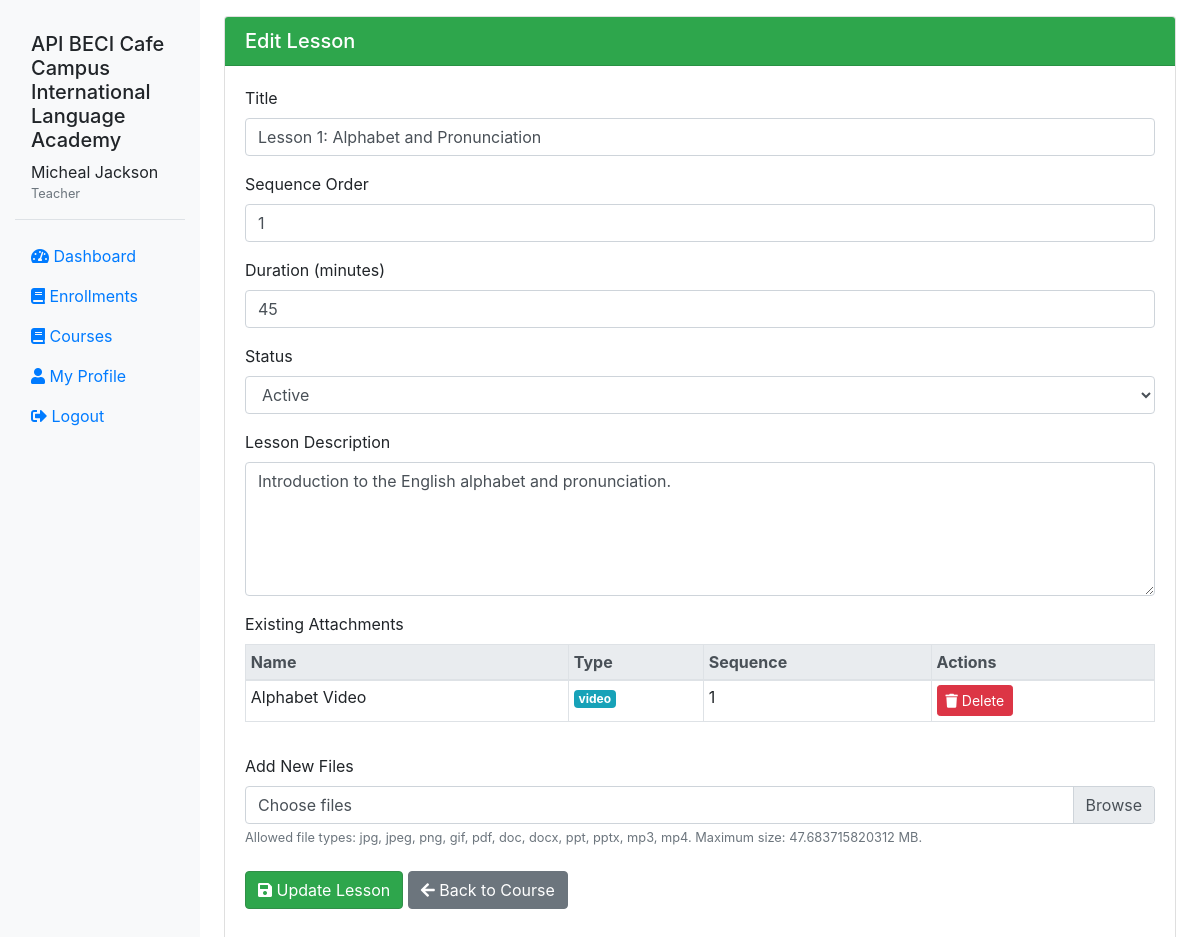
Screenshot of /teacher/editLesson.php?id=1 (signed in) with the database file from the repository.
### tables this page shows
CREATE TABLE `users` (
  `user_id` int(11) NOT NULL,
  `username` varchar(50) NOT NULL,
  `password` varchar(255) NOT NULL,
  `email` varchar(100) NOT NULL,
  `first_name` varchar(50) NOT NULL,
  `last_name` varchar(50) NOT NULL,
  `role` enum('admin','teacher','student','librarian') NOT NULL,
  `profile_picture` varchar(255) DEFAULT NULL,
  `bio` text DEFAULT NULL,
  `date_registered` datetime DEFAULT current_timestamp(),
  `last_login` datetime DEFAULT NULL,
  `status` enum('active','inactive','suspended') DEFAULT 'active',
  `reset_token` varchar(255) DEFAULT NULL,
  `reset_expires` datetime DEFAULT NULL
);

CREATE TABLE `lessons` (
  `lesson_id` int(11) NOT NULL,
  `course_id` int(11) NOT NULL,
  `title` varchar(100) NOT NULL,
  `content` text DEFAULT NULL,
  `sequence_order` int(11) NOT NULL,
  `duration` int(11) DEFAULT NULL COMMENT 'Duration in minutes',
  `status` enum('active','locked') DEFAULT 'active' COMMENT 'Locked lessons are hidden from students',
  `created_at` datetime DEFAULT current_timestamp(),
  `updated_at` datetime DEFAULT NULL ON UPDATE current_timestamp()
);

CREATE TABLE `lesson_content` (
  `content_id` int(11) NOT NULL,
  `lesson_id` int(11) NOT NULL,
  `content_type` enum('text','image','video','document','other') NOT NULL,
  `content_title` varchar(100) NOT NULL,
  `content_data` text DEFAULT NULL,
  `file_path` varchar(255) DEFAULT NULL,
  `sequence_order` int(11) NOT NULL,
  `uploaded_by` int(11) NOT NULL,
  `uploaded_at` datetime DEFAULT current_timestamp()
);

### includes/auth.php (called while the page is built, shortened)
<?php
require_once 'db.php';
require_once 'functions.php';
class Auth {
    public static function isLoggedIn() {
        return isset($_SESSION['user_id']);
    }
    public static function getCurrentUser() {
        $sql = "SELECT * FROM users WHERE user_id = :user_id";
        $user = db()->fetch($sql, ['user_id' => $_SESSION['user_id']]);
        if ($user) {
            unset($user['password']);
        }
        return $user;
    }
    public static function hasRole($roles) {
        $user = self::getCurrentUser();
        return $user['role'] === $roles;
    }
}

### includes/db.php (called while the page is built, shortened)
<?php
class Database {
    private $conn;
    private static $instance = null;
    private function __construct() {
        try {
            $this->conn = new PDO(
                "mysql:host=" . DB_HOST . ";dbname=" . DB_NAME . ";charset=utf8",
                DB_USER,
                DB_PASS,
                [
                    PDO::ATTR_ERRMODE => PDO::ERRMODE_EXCEPTION,
                    PDO::ATTR_DEFAULT_FETCH_MODE => PDO::FETCH_ASSOC,
                    PDO::ATTR_EMULATE_PREPARES => true
                ]
            );
        } catch (PDOException $e) {
            if (DEBUG_MODE) {
                die("Database Connection Error: " . $e->getMessage());
            } else {
                die("Database connection failed. Please try again later.");
            }
        }
    }
    public static function getInstance() {
        if (self::$instance === null) {
            self::$instance = new self();
        }
        return self::$instance;
    }
    public function query($sql, $params = []) {
        try {
            $stmt = $this->conn->prepare($sql);
            $stmt->execute($params);
            return $stmt;
        } catch (PDOException $e) {
            if (DEBUG_MODE) {
                die("Query Error: " . $e->getMessage() . " in query: " . $sql);
            } else {
                die("An error occurred while processing your request.");
            }
        }
    }
    public function fetch($sql, $params = []) {
        $stmt = $this->query($sql, $params);
        return $stmt->fetch();
    }
}
function db() {
    return Database::getInstance();
}

### includes/functions.php (called while the page is built, shortened)
<?php
require_once 'db.php';
require_once 'auth.php';
function executeQuerySingle($sql, $params = []) {
    $pdo = db()->getConnection();
    $stmt = $pdo->prepare($sql);
    $stmt->execute($params);
    return $stmt->fetch(PDO::FETCH_ASSOC);
}
function executeQueryAll($sql, $params = []) {
    $pdo = db()->getConnection();
    $stmt = $pdo->prepare($sql);
    $stmt->execute($params);
    return $stmt->fetchAll(PDO::FETCH_ASSOC);
}
?>

### teacher/editLesson.php (the view, shortened to what this page needs)
<?php
require_once '../includes/db.php';
require_once '../includes/functions.php';
require_once '../includes/auth.php';
if (!Auth::isLoggedIn() || !Auth::hasRole('teacher')) {
    setFlashMessage('error', 'Unauthorized access');
    redirect('../user/login.php');
}
$lesson_id = (int) $_GET['id'];
$lesson = executeQuerySingle("SELECT * FROM lessons WHERE lesson_id = ?", [$lesson_id]);
$attachments = executeQueryAll("SELECT * FROM lesson_content WHERE lesson_id = ? ORDER BY sequence_order ASC", [$lesson_id]);
$course_id = $lesson['course_id'];
?>
<!DOCTYPE html>
<html>
<head>
    <link rel="stylesheet" href="https://stackpath.bootstrapcdn.com/bootstrap/4.5.2/css/bootstrap.min.css">
    <link rel="stylesheet" href="https://cdnjs.cloudflare.com/ajax/libs/font-awesome/5.15.1/css/all.min.css">
    <link rel="stylesheet" href="../public/assets/style.css">
</head>
<body>
    <div class="container-fluid">
        <div class="row">
            <?php include '../includes/sidebar.php'; ?>
            <main class="col-md-9 ms-sm-auto col-lg-10 px-md-4">
                <div class="d-flex justify-content-between flex-wrap flex-md-nowrap align-items-center pt-3 pb-2 mb-3 border-bottom">
                    <div class="card mb-4 w-100">
                        <div class="card-header bg-primary text-white">
                            <h5 class="mb-0">Edit Lesson</h5>
                        </div>
                        <div class="card-body">
                            <form action="" method="POST" enctype="multipart/form-data">
                                <div class="form-group">
                                    <label>Title</label>
                                    <input type="text" name="title" value="<?= htmlspecialchars($lesson['title']) ?>" class="form-control" required>
                                </div>
                                <div class="form-group">
                                    <label>Sequence Order</label>
                                    <input type="number" name="sequence_order" value="<?= $lesson['sequence_order'] ?>" class="form-control" required>
                                </div>
                                <div class="form-group">
                                    <label>Duration (minutes)</label>
                                    <input type="number" name="duration" value="<?= $lesson['duration'] ?>" class="form-control">
                                </div>
                                <div class="form-group">
                                    <label>Status</label>
                                    <select name="status" class="form-control">
                                        <option value="active" <?= $lesson['status'] === 'active' ? 'selected' : '' ?>>Active</option>
                                    </select>
                                </div>
                                <div class="form-group">
                                    <label>Lesson Description</label>
                                    <textarea name="content" class="form-control" rows="5"><?= htmlspecialchars($lesson['content']) ?></textarea>
                                </div>
                                <?php if (!empty($attachments)): ?>
                                    <div class="form-group">
                                        <label>Existing Attachments</label>
                                        <div class="table-responsive">
                                            <table class="table table-sm table-bordered">
                                                <thead class="thead-light">
                                                    <tr>
                                                        <th>Name</th>
                                                        <th>Type</th>
                                                        <th>Sequence</th>
                                                        <th>Actions</th>
                                                    </tr>
                                                </thead>
                                                <tbody>
                                                    <?php foreach ($attachments as $att): ?>
                                                        <tr>
                                                            <td><?= htmlspecialchars($att['content_title']) ?></td>
                                                            <td><span class="badge badge-info"><?= $att['content_type'] ?></span></td>
                                                            <td><?= $att['sequence_order'] ?></td>
                                                            <td>
                                                                <form method="POST" action="deleteAttachment.php" class="d-inline">
                                                                    <button type="submit" class="btn btn-sm btn-danger" onclick="return confirm('Are you sure you want to delete this attachment?');">
                                                                        <i class="fas fa-trash"></i> Delete
                                                                    </button>
                                                                </form>
                                                            </td>
                                                        </tr>
                                                    <?php endforeach; ?>
                                                </tbody>
                                            </table>
                                        </div>
                                    </div>
                                <?php endif; ?>
                                <div class="form-group">
                                    <label>Add New Files</label>
                                    <div class="custom-file">
                                        <label class="custom-file-label" for="customFile">Choose files</label>
                                    </div>
                                    <small class="form-text text-muted">
                                        Allowed file types:
                                        <?= implode(', ', ALLOWED_EXTENSIONS) ?>.
                                        Maximum size: <?= MAX_FILE_SIZE / 1048576 ?> MB.
                                    </small>
                                </div>
                                <div class="form-group mt-4">
                                    <button type="submit" class="btn btn-primary">
                                        <i class="fas fa-save"></i> Update Lesson
                                    </button>
                                    <a href="editCourse.php?id=<?= $course_id ?>" class="btn btn-secondary">
                                        <i class="fas fa-arrow-left"></i> Back to Course
                                    </a>
                                </div>
                            </form>
                        </div>
                    </div>
                </div>
            </main>
        </div>
    </div>
</body>
</html>

### includes/sidebar.php (shortened to what this page needs)
<?php
$user = Auth::getCurrentUser();
$currentPage = basename($_SERVER['PHP_SELF']);
?>
<nav id="sidebar" class="col-md-3 col-lg-2 d-md-block bg-light sidebar collapse">
    <div class="position-sticky pt-3">
        <div class="sidebar-header p-3 mb-3 border-bottom">
            <h5><?php echo APP_NAME; ?></h5>
            <div class="user-info">
                <div>
                    <?php echo $user['first_name'] . ' ' . $user['last_name']; ?>
                    <small class="d-block text-muted"><?php echo ucfirst($user['role']); ?></small>
                </div>
            </div>
        </div>
        <ul class="nav flex-column">
            <?php if ($user['role'] == 'admin'): ?>
                <li class="nav-item">
                    <a class="nav-link <?php echo $currentPage == 'index.php' ? 'active' : ''; ?>" href="../admin/index.php">
                        <i class="fas fa-tachometer-alt"></i> Dashboard
                    </a>
                </li>
                <li class="nav-item">
                    <a class="nav-link <?php echo $currentPage == 'users.php' && strpos($_SERVER['REQUEST_URI'], 'users') !== false ? 'active' : ''; ?>" href="../admin/users.php">
                        <i class="fas fa-users"></i> Users
                    </a>
                </li>
                <li class="nav-item">
                    <a class="nav-link <?php echo $currentPage == 'courses.php' && strpos($_SERVER['REQUEST_URI'], 'courses') !== false ? 'active' : ''; ?>" href="../admin/courses.php">
                        <i class="fas fa-book"></i> Courses
                    </a>
                </li>
            <?php elseif ($user['role'] == 'teacher'): ?>
                <li class="nav-item">
                    <a class="nav-link <?php echo $currentPage == 'index.php' ? 'active' : ''; ?>" href="../teacher/index.php">
                        <i class="fas fa-tachometer-alt"></i> Dashboard
                    </a>
                <li class="nav-item">
                    <a class="nav-link <?php echo $currentPage == 'enrollments.php' ? 'active' : ''; ?>" href="../teacher/enrollments.php">
                        <i class="fas fa-book"></i> Enrollments
                    </a>
                </li>
                <li class="nav-item">
                    <a class="nav-link <?php echo $currentPage == 'courses.php' ? 'active' : ''; ?>" href="../teacher/courses.php">
                        <i class="fas fa-book"></i> Courses
                    </a>
                </li>
            <?php endif; ?>
            <li class="nav-item">
                <a class="nav-link" href="../user/profile.php">
                    <i class="fas fa-user"></i> My Profile
                </a>
            </li>
            <li class="nav-item">
                <a class="nav-link" href="../user/logout.php">
                    <i class="fas fa-sign-out-alt"></i> Logout
                </a>
            </li>
        </ul>
    </div>
</nav>

### public/assets/style.css (style rules this page uses)
.bg-primary { background-color: #2ea64c !important; }
.btn-primary { color: #fff; background-color: #2ea64c; border-color: #318f48; }

### rows the page displays
users: first_name "Micheal", last_name "Jackson", role "Teacher"
lessons: title "Lesson 1: Alphabet and Pronunciation", sequence_order "1", duration "45", status "Active", content "Introduction to the English alphabet and pronunciation."
lesson_content: content_title "Alphabet Video", content_type "video", sequence_order "1"

### other values shown
APP_NAME "API BECI Cafe Campus International Language Academy"
implode(', ', ALLOWED_EXTENSIONS) "jpg, jpeg, png, gif, pdf, doc, docx, ppt, pptx, mp3, mp4"
MAX_FILE_SIZE / 1048576 "47.683715820312"
